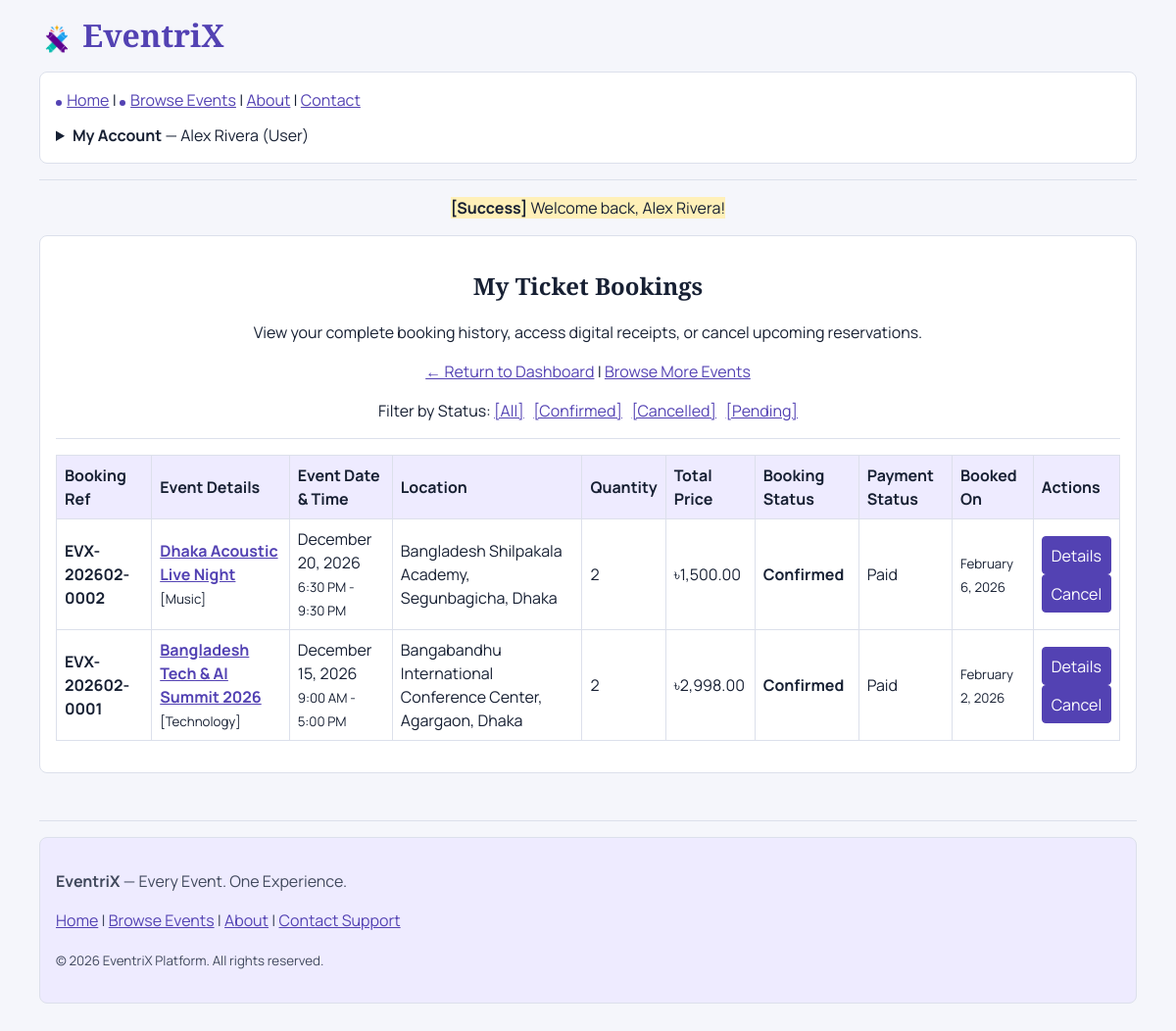
The page /user/my-bookings.html (signed in) on the database its author committed.
### tables this page shows
CREATE TABLE `bookings` (
  `id` INT AUTO_INCREMENT PRIMARY KEY,
  `booking_reference` VARCHAR(50) NOT NULL UNIQUE,
  `user_id` INT NOT NULL,
  `event_id` INT NOT NULL,
  `quantity` INT NOT NULL,
  `total_amount` DECIMAL(10,2) NOT NULL,
  `booking_status` ENUM('Pending Payment', 'Confirmed', 'Cancelled') NOT NULL DEFAULT 'Pending Payment',
  `payment_status` ENUM('Unpaid', 'Paid', 'Failed', 'Refunded') NOT NULL DEFAULT 'Unpaid',
  `created_at` TIMESTAMP DEFAULT CURRENT_TIMESTAMP,
  FOREIGN KEY (`user_id`) REFERENCES `users`(`id`) ON DELETE CASCADE,
  FOREIGN KEY (`event_id`) REFERENCES `events`(`id`) ON DELETE CASCADE,
  INDEX `idx_bookings_user` (`user_id`),
  INDEX `idx_bookings_event` (`event_id`),
  INDEX `idx_bookings_ref` (`booking_reference`)
);

CREATE TABLE `events` (
  `id` INT AUTO_INCREMENT PRIMARY KEY,
  `host_id` INT NOT NULL,
  `title` VARCHAR(200) NOT NULL,
  `description` TEXT NOT NULL,
  `category` VARCHAR(100) NOT NULL,
  `image` VARCHAR(255) DEFAULT NULL,
  `event_date` DATE NOT NULL,
  `start_time` TIME NOT NULL,
  `end_time` TIME NOT NULL,
  `location` VARCHAR(255) NOT NULL,
  `ticket_price` DECIMAL(10,2) NOT NULL DEFAULT 0.00,
  `total_tickets` INT NOT NULL,
  `available_tickets` INT NOT NULL,
  `registration_deadline` DATETIME NOT NULL,
  `status` ENUM('Draft', 'Pending Approval', 'Approved', 'Rejected', 'Completed', 'Cancelled') NOT NULL DEFAULT 'Pending Approval',
  `created_at` TIMESTAMP DEFAULT CURRENT_TIMESTAMP,
  `updated_at` TIMESTAMP DEFAULT CURRENT_TIMESTAMP ON UPDATE CURRENT_TIMESTAMP,
  FOREIGN KEY (`host_id`) REFERENCES `users`(`id`) ON DELETE CASCADE,
  INDEX `idx_events_status` (`status`),
  INDEX `idx_events_category` (`category`),
  INDEX `idx_events_date` (`event_date`)
);

### user/my-bookings.php (the view, shortened to what this page needs)
<?php
require_once __DIR__ . '/../includes/database.php';
require_once __DIR__ . '/../includes/functions.php';
$user_id = current_user_id();
$query = "SELECT b.*, e.title, e.category, e.event_date, e.start_time, e.end_time, e.location
          FROM bookings b
          JOIN events e ON b.event_id = e.id
          WHERE b.user_id = ?";
$params = [$user_id];
$query .= " ORDER BY b.created_at DESC";
$stmt = $pdo->prepare($query);
$stmt->execute($params);
$bookings = $stmt->fetchAll();
require __DIR__ . '/../includes/header.php';
?>
<center>
    <h2>My Ticket Bookings</h2>
    <p>View your complete booking history, access digital receipts, or cancel upcoming reservations.</p>
    <p>
        <a href="dashboard.html">&larr; Return to Dashboard</a> |
        <a href="../events.html">Browse More Events</a>
    </p>
    <p>
        Filter by Status:
        <a href="my-bookings.html">[All]</a> &nbsp;
        <a href="my-bookings.html?status=Confirmed">[Confirmed]</a> &nbsp;
        <a href="my-bookings.html?status=Cancelled">[Cancelled]</a> &nbsp;
        <a href="my-bookings.html?status=Pending+Payment">[Pending]</a>
    </p>
    <hr>
    <section>
        <?php if (!empty($bookings)): ?>
            <table border="1" cellpadding="8" cellspacing="0" width="95%">
                <thead>
                    <tr>
                        <th>Booking Ref</th>
                        <th>Event Details</th>
                        <th>Event Date & Time</th>
                        <th>Location</th>
                        <th>Quantity</th>
                        <th>Total Price</th>
                        <th>Booking Status</th>
                        <th>Payment Status</th>
                        <th>Booked On</th>
                        <th>Actions</th>
                    </tr>
                </thead>
                <tbody>
                    <?php foreach ($bookings as $b): ?>
                        <?php
                            $can_cancel = ($b['booking_status'] === 'Confirmed') && (strtotime($b['event_date']) >= strtotime(date('Y-m-d')));
                        ?>
                        <tr>
                            <td><strong><?php echo e($b['booking_reference']); ?></strong></td>
                            <td>
                                <strong><a href="../event-details.html?id=<?php echo $b['event_id']; ?>"><?php echo e($b['title']); ?></a></strong><br>
                                <small>[<?php echo e($b['category']); ?>]</small>
                            </td>
                            <td>
                                <?php echo format_date($b['event_date']); ?><br>
                                <small><?php echo format_time($b['start_time']); ?> - <?php echo format_time($b['end_time']); ?></small>
                            </td>
                            <td><?php echo e($b['location']); ?></td>
                            <td align="center"><?php echo $b['quantity']; ?></td>
                            <td><?php echo format_price($b['total_amount']); ?></td>
                            <td align="center">
                                <?php if ($b['booking_status'] === 'Confirmed'): ?>
                                    <strong><?php echo e($b['booking_status']); ?></strong>
                                <?php else: ?>
                                    <em><?php echo e($b['booking_status']); ?></em>
                                <?php endif; ?>
                            </td>
                            <td align="center"><?php echo e($b['payment_status']); ?></td>
                            <td><small><?php echo format_date($b['created_at']); ?></small></td>
                            <td align="center">
                                <a href="booking-details.html?id=<?php echo $b['id']; ?>"><button type="button">Details</button></a>
                                <?php if ($can_cancel): ?>
                                    <form action="my-bookings.html" method="POST" onsubmit="return confirm('Are you sure you want to cancel this booking? This action will refund your tickets.');">
                                        <button type="submit">Cancel</button>
                                    </form>
                                <?php endif; ?>
                            </td>
                        </tr>
                    <?php endforeach; ?>
                </tbody>
            </table>
        <?php else: ?>
            <p><em>No bookings found matching the selected criteria.</em></p>
            <p><a href="../events.html">Browse upcoming events to book tickets!</a></p>
        <?php endif; ?>
    </section>
</center>
<?php require __DIR__ . '/../includes/footer.php'; ?>

### assets/css/site.css (style rules this page uses)
:root { --accent: #5342b3; --ink: #172033; --line: #dce0eb; }
* { box-sizing: border-box; }
body { margin: 0 auto; max-width: 72rem; padding: 1rem; color: var(--ink); background: #f5f6fb; font: 1rem/1.5 Manrope, Arial, sans-serif; }
h1, h2, h3 { font-family: "Playfair Display", Georgia, serif; line-height: 1.25; }
a { color: var(--accent); }
hr { border: 0; border-top: 1px solid var(--line); }
input, select, textarea, button { max-width: 100%; padding: .4rem .55rem; border: 1px solid #7b8090; border-radius: 4px; font: inherit; }
button, .nav-auth, .landing-intro > p:last-child a, .landing-cta a { color: white; background: var(--accent); border-color: var(--accent); }
button { cursor: pointer; }
table { width: 100%; margin-block: 1rem; border-collapse: collapse; border-color: var(--line); }
th, td { padding: .5rem; border: 1px solid var(--line); text-align: left; }
th { background: #eeebff; }

### rows shown on the page
bookings: booking_reference "EVX-202602-0002", event.title "Dhaka Acoustic Live Night", event.category "Music", event.event_date "December 20, 2026", event.start_time "6:30 PM", event.end_time "9:30 PM", event.location "Bangladesh Shilpakala Academy, Segunbagicha, Dhaka", quantity "2", total_amount "৳1,500.00", booking_status "Confirmed", payment_status "Paid", created_at "February 6, 2026"
bookings: booking_reference "EVX-202602-0001", event.title "Bangladesh Tech & AI Summit 2026", event.category "Technology", event.event_date "December 15, 2026", event.start_time "9:00 AM", event.end_time "5:00 PM", event.location "Bangabandhu International Conference Center, Agargaon, Dhaka", quantity "2", total_amount "৳2,998.00", booking_status "Confirmed", payment_status "Paid", created_at "February 2, 2026"

### other values the page prints
$site_name "EventriX"
current_user_name() "Alex Rivera"
current_user_role() "User"
$message "Welcome back, Alex Rivera!"
